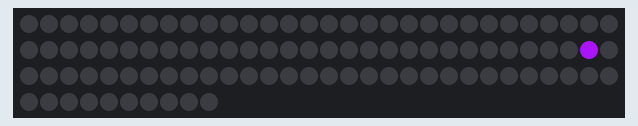
Recording of a sketch running on a simulated Arduino Uno, built with avr-gcc and run on an emulated ATmega328P. Shown: 100 RGB LEDs in strip order, left to right, continuing on the next row. Dim RGB values are drawn brighter than linear; the strip is taken to match the declared colour order; random numbers use the default seed unless the sketch sets one.

Above: at 0.16 s.
At 5.11 s:
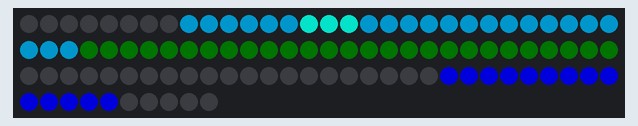
At 10.05 s:
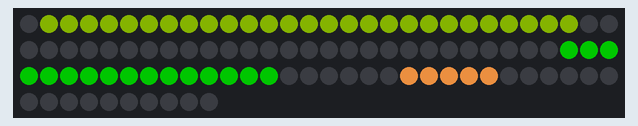
At 19.94 s:
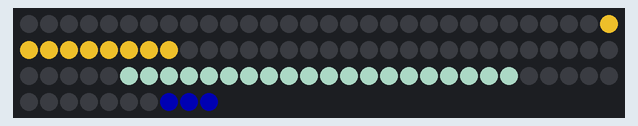
At 29.83 s:
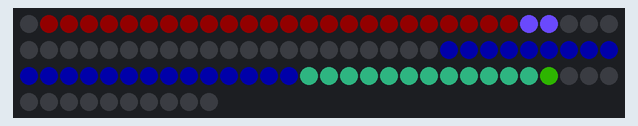
At 39.72 s:
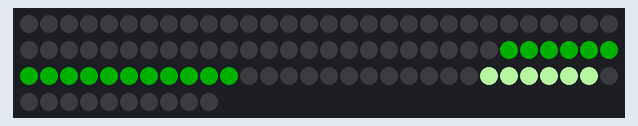

The sketch:

neopixel2.ino
```cpp
#include <Adafruit_NeoPixel.h>
const int Pixels = 100;
const int Density = 10;
const int FadeSpeed = 6;
const float RED = 0.6284 / 5;
const float GREEN = 0.1724 / 5;
const float BLUE = 0.3142 / 5;

Adafruit_NeoPixel strip(Pixels, 8, NEO_RGB + NEO_KHZ800);

uint8_t *PixRam;
int density;
int ofs;

void setup() {
  // put your setup code here, to run once:
  strip.begin();
  strip.show();
  PixRam = strip.getPixels();
  ofs = 0;
//  density = Density;
}


void FadeOut(uint8_t *PixRam, int len) {
  for(int pos = 0; pos < len * 3; pos ++) {
    if(PixRam[pos] > 0) PixRam[pos]--;
  }
}

void FadeOutFast(uint8_t *PixRam, int len) {
  for(int pos = 0; pos < len * 3; pos ++) {
    PixRam[pos] = PixRam[pos] >> 1;
  }
}

void FadeOutSpeed(uint8_t *PixRam, int len) {
  for(int pos = 0; pos < len * 3; pos ++) {
    if(PixRam[pos] > FadeSpeed) PixRam[pos]-= FadeSpeed;
    else PixRam[pos] = 0;
  }
}

void Scroll(uint8_t *PixRam, int len) {
  for(int pos = len * 3; pos > 3; pos --) {
    PixRam[pos] = PixRam[pos - 3];
  }
}

void Scroll2(uint8_t *PixRam, int len) {
  for(int pos = len * 3; pos > 3; pos --) {
    if(PixRam[pos] < PixRam[pos - 3]) PixRam[pos] = PixRam[pos - 3];
  }
}

void loop() {
  // put your main code here, to run repeatedly:
/*
  for(int c = 0; c < Pixels; c++) {
    PixRam[c * 3] = int((sin((c + ofs) * RED) + 1) * 127);
    PixRam[c * 3 + 1] = int((sin((c + ofs) * GREEN) + 1) * 127);
    PixRam[c * 3 + 2] = int((sin((c + ofs) * BLUE) + 1) * 127);
  }
  strip.show();
  ofs++;
  delay(20);
  */

  if(density-- == 0) {
    strip.setPixelColor(random(Pixels), random(255), random(255), random(255));
    // strip.setPixelColor(random(Pixels), 128, 191, 255);
    // strip.setPixelColor(0, random(255), random(255), random(255));
    density = Density;
  }
  strip.show();
  FadeOutSpeed(PixRam, Pixels);
  Scroll2(PixRam, Pixels);
  delay(20);

}
```
